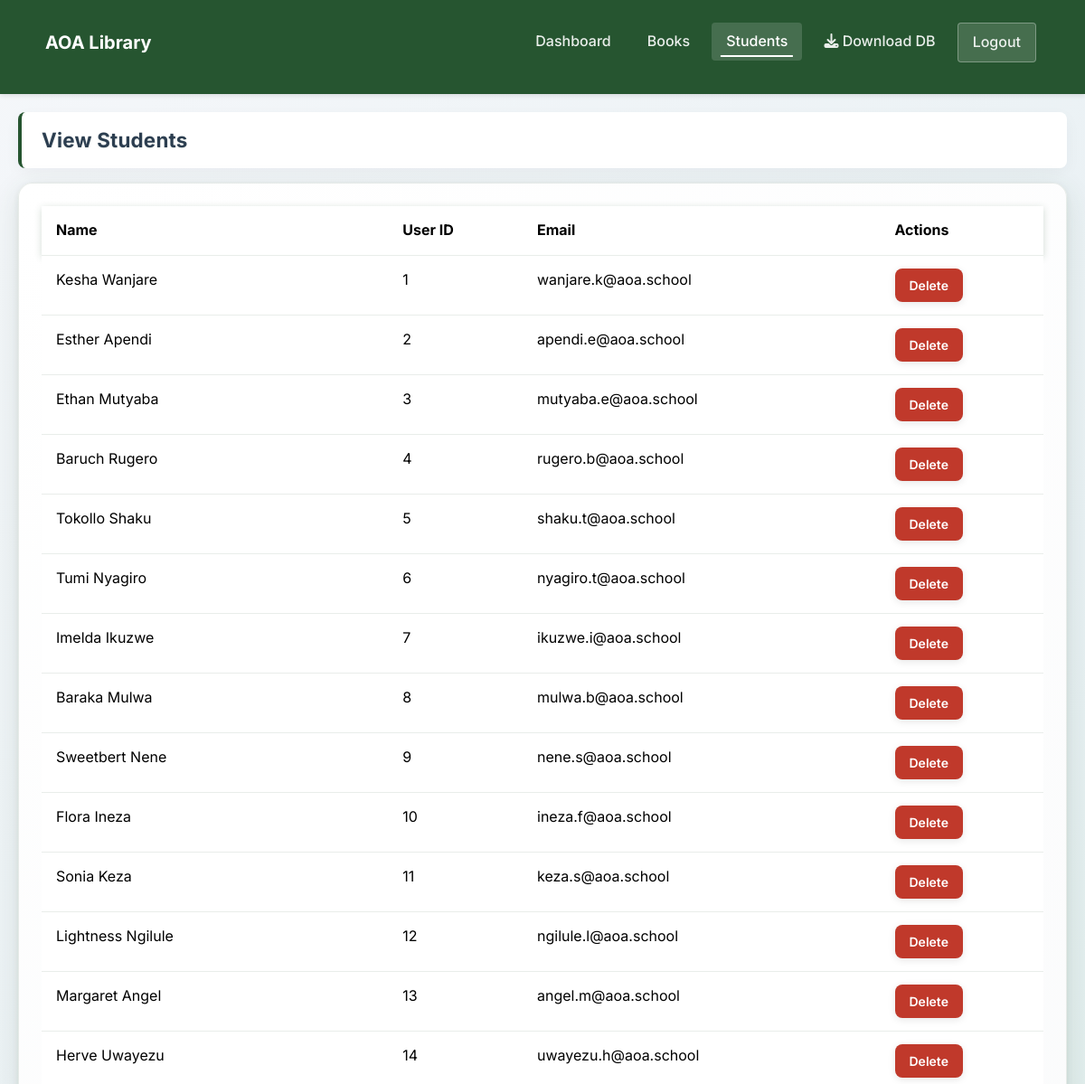
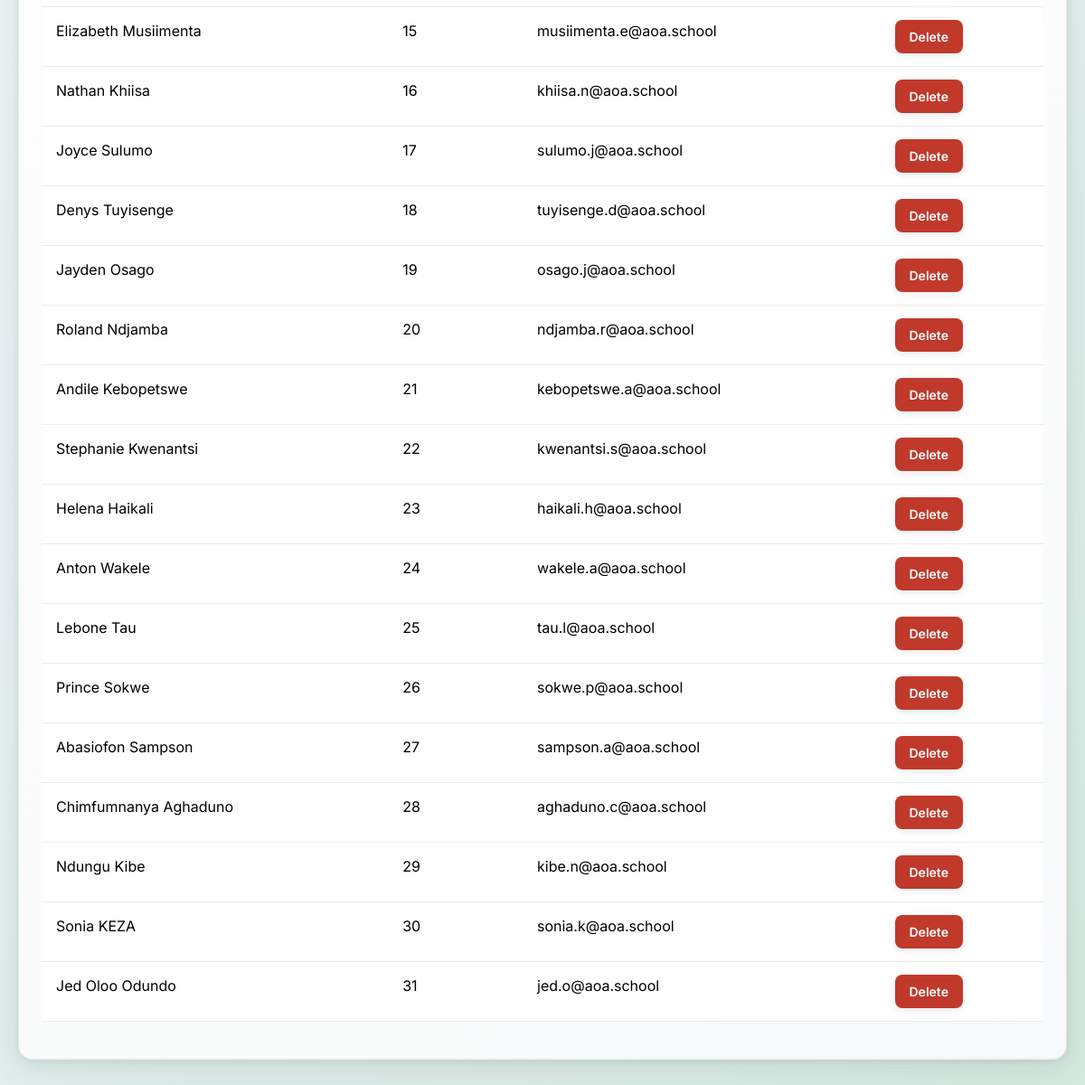
Page /students/view (signed in) on the committed database (2 pictures, top to bottom).
### tables this page shows
CREATE TABLE Login(name TEXT, userid TEXT, password INTEGER, branch TEXT, mobile INTEGER, email TEXT);

### app.py (the view)
@app.route('/students/view')
@login_required
def view_students():
    get_db()
    cur = get_cursor()
    cur.execute('SELECT name, userid, email FROM Login')
    students = [dict(row) for row in cur.fetchall()]
    return render_template('view_students.html', students=students)

### app.py (called while the page is built, shortened)
def get_db():
    global DB_PATH, _db_initialized
    if 'db' not in g:
        if DB_PATH is None:
            DB_PATH = _resolve_db_path()
        g.db = sqlite.connect(DB_PATH)
        g.db.row_factory = sqlite.Row
    return g.db

def get_cursor():
    return get_db().cursor()

def login_required(f):
    @wraps(f)
    def decorated_function(*args, **kwargs):
        if 'admin_logged_in' not in session:
            flash('Please login to access this page', 'error')
            return redirect(url_for('login'))
        return f(*args, **kwargs)
    return decorated_function

### templates/view_students.html (shortened to what this page needs)
{% extends 'base.html' %}
{% block page_header %}
<div class="page-header d-flex justify-content-between align-items-center mb-3">
    <h3 class="mb-0">View Students</h3>
</div>
{% endblock %}
{% block content %}
    <div class="table-container">
        <table class="data-table table">
            <thead>
                <tr>
                    <th>Name</th>
                    <th>User ID</th>
                    <th>Email</th>
                    <th>Actions</th>
                </tr>
            </thead>
            <tbody>
                {% for student in students %}
                <tr>
                    <td>{{ student.name }}</td>
                    <td>{{ student.userid }}</td>
                    <td>{{ student.email }}</td>
                    <td>
                        <button onclick="deleteStudent('{{ student.userid }}', '{{ student.name }}')"
                                class="btn btn-danger btn-sm">Delete</button>
                    </td>
                </tr>
                {% endfor %}
            </tbody>
        </table>
    </div>
{% endblock %}

### static/css/style.css (style rules this page uses)
* { margin: 0; padding: 0; box-sizing: border-box; }
body { font-family: 'Inter', 'Segoe UI', Tahoma, Geneva, Verdana, sans-serif; background: linear-gradient(135deg, #f5f7fa 0%, #e8f0f3 50%, #d4e8e0 100%); background-attachment: fixed; color: var(--text-color, #333); line-height: 1.6; min-height: 100vh; }
:root { --brand: #265530; --accent: #64A772; --muted: #95a5a6; --danger: #C0392B; --bg-color: #f5f5f5; --card-bg: #ffffff; --text-color: #2c3e50; }
.page-header { background: linear-gradient(135deg, #ffffff 0%, #f8f9fa 100%); padding: 15px 25px; border-radius: 12px; box-shadow: 0 4px 20px rgba(38, 85, 48, 0.1), 0 1px 4px rgba(38, 85, 48, 0.06); width: 100%; margin: 0 0 15px 0; border-left: 4px solid #265530; transition: all 0.3s ease; }
.page-header h3 { margin: 0; color: var(--brand); font-weight: 700; letter-spacing: 0.2px; font-size: 1.5rem; text-shadow: 0 1px 2px rgba(38, 85, 48, 0.1); }
.btn { padding: 10px 20px; border: none; border-radius: 8px; font-size: 15px; font-weight: 600; cursor: pointer; transition: all 0.3s cubic-bezier(0.4, 0, 0.2, 1); text-decoration: none; display: inline-block; text-align: center; box-shadow: 0 2px 8px rgba(0, 0, 0, 0.1); position: relative; overflow: hidden; }
.btn::before { content: ''; position: absolute; top: 50%; left: 50%; width: 0; height: 0; border-radius: 50%; background: rgba(255, 255, 255, 0.3); transform: translate(-50%, -50%); transition: width 0.6s, height 0.6s; }
.btn-danger { background-color: #C0392B; color: white; }
.btn-sm { padding: 8px 16px; font-size: 14px; }
.table-container { background: linear-gradient(145deg, #ffffff 0%, #f8f9fa 100%); border-radius: 16px; padding: 25px; box-shadow: 0 8px 32px rgba(38, 85, 48, 0.12), 0 2px 8px rgba(38, 85, 48, 0.08); overflow-x: auto; border: 1px solid rgba(38, 85, 48, 0.1); transition: all 0.3s ease; }
.data-table { width: 100%; border-collapse: collapse; }
.data-table thead { background: linear-gradient(135deg, #265530 0%, #64A772 100%); color: white; box-shadow: 0 2px 8px rgba(38, 85, 48, 0.2); }
.data-table th, .data-table td { padding: 14px 16px; text-align: left; border-bottom: 1px solid rgba(38, 85, 48, 0.1); transition: background-color 0.2s ease; }
.data-table th { font-weight: bold; }
.data-table tbody tr { transition: all 0.2s ease; }
.page-header { background: var(--card-bg); padding: 18px 22px; border-radius: 8px; display: flex; align-items: center; justify-content: space-between; gap: 12px; box-shadow: 0 6px 18px rgba(9,30,66,0.04); }
.page-header h1, .page-header h2, .page-header h3 { margin: 0; color: var(--text-color); font-weight: 700; font-size: 1.4rem; }

### rows in the picture
Login: name "Kesha Wanjare", userid "1", email "wanjare.k@aoa.school"
Login: name "Esther Apendi", userid "2", email "apendi.e@aoa.school"
Login: name "Ethan Mutyaba", userid "3", email "mutyaba.e@aoa.school"
Login: name "Baruch Rugero", userid "4", email "rugero.b@aoa.school"
Login: name "Tokollo Shaku", userid "5", email "shaku.t@aoa.school"
Login: name "Tumi Nyagiro", userid "6", email "nyagiro.t@aoa.school"
Login: name "Imelda Ikuzwe", userid "7", email "ikuzwe.i@aoa.school"
Login: name "Baraka Mulwa", userid "8", email "mulwa.b@aoa.school"
Login: name "Sweetbert Nene", userid "9", email "nene.s@aoa.school"
Login: name "Flora Ineza", userid "10", email "ineza.f@aoa.school"
Login: name "Sonia Keza", userid "11", email "keza.s@aoa.school"
Login: name "Lightness Ngilule", userid "12", email "ngilule.l@aoa.school"
Login: name "Margaret Angel", userid "13", email "angel.m@aoa.school"
Login: name "Herve Uwayezu", userid "14", email "uwayezu.h@aoa.school"
Login: name "Elizabeth Musiimenta", userid "15", email "musiimenta.e@aoa.school"
Login: name "Nathan Khiisa", userid "16", email "khiisa.n@aoa.school"
Login: name "Joyce Sulumo", userid "17", email "sulumo.j@aoa.school"
Login: name "Denys Tuyisenge", userid "18", email "tuyisenge.d@aoa.school"
Login: name "Jayden Osago", userid "19", email "osago.j@aoa.school"
Login: name "Roland Ndjamba", userid "20", email "ndjamba.r@aoa.school"
Login: name "Andile Kebopetswe", userid "21", email "kebopetswe.a@aoa.school"
Login: name "Stephanie Kwenantsi", userid "22", email "kwenantsi.s@aoa.school"
Login: name "Helena Haikali", userid "23", email "haikali.h@aoa.school"
Login: name "Anton Wakele", userid "24", email "wakele.a@aoa.school"
Login: name "Lebone Tau", userid "25", email "tau.l@aoa.school"
Login: name "Prince Sokwe", userid "26", email "sokwe.p@aoa.school"
Login: name "Abasiofon Sampson", userid "27", email "sampson.a@aoa.school"
Login: name "Chimfumnanya Aghaduno", userid "28", email "aghaduno.c@aoa.school"
Login: name "Ndungu Kibe", userid "29", email "kibe.n@aoa.school"
Login: name "Sonia KEZA", userid "30", email "sonia.k@aoa.school"
Login: name "Jed Oloo Odundo", userid "31", email "jed.o@aoa.school"
